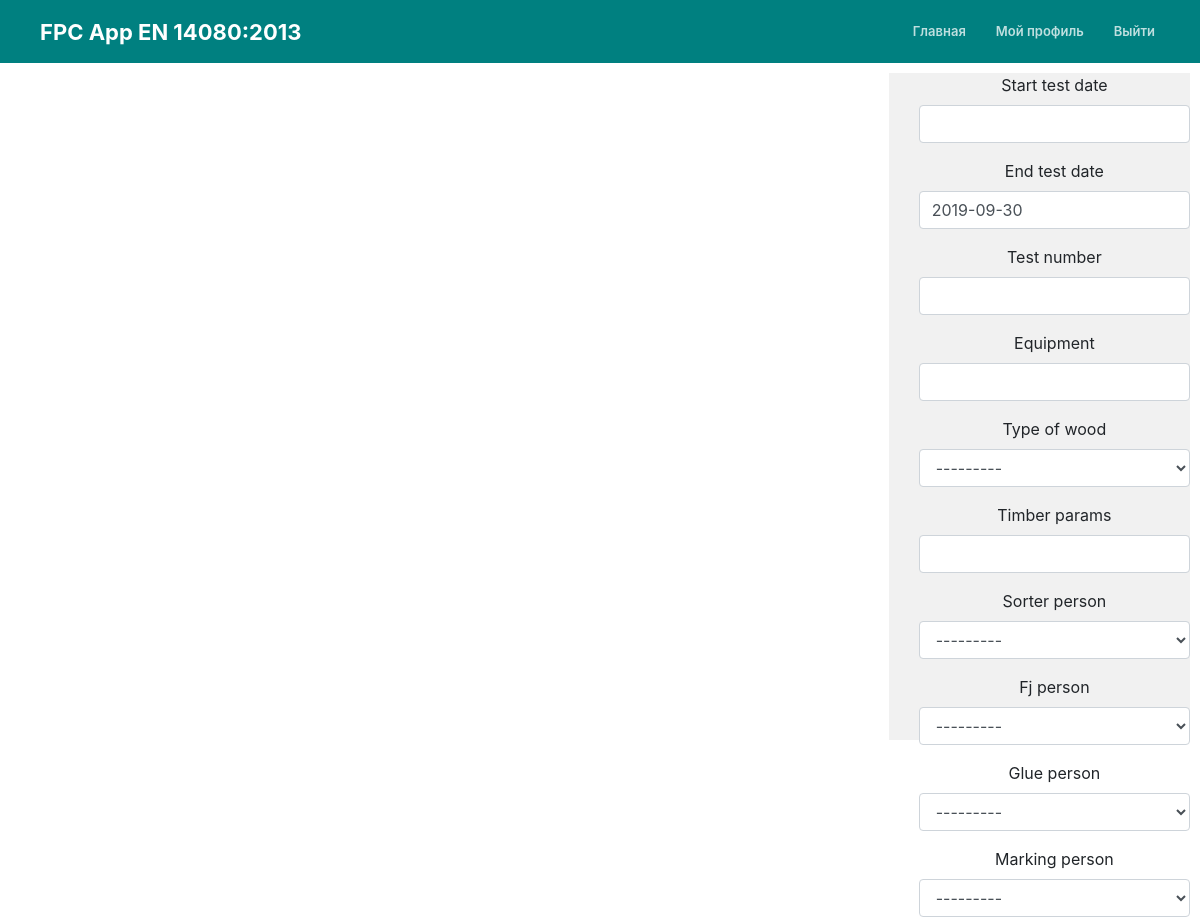
Before: /sheartestfilter/ (signed in, upper part) with the older database file.
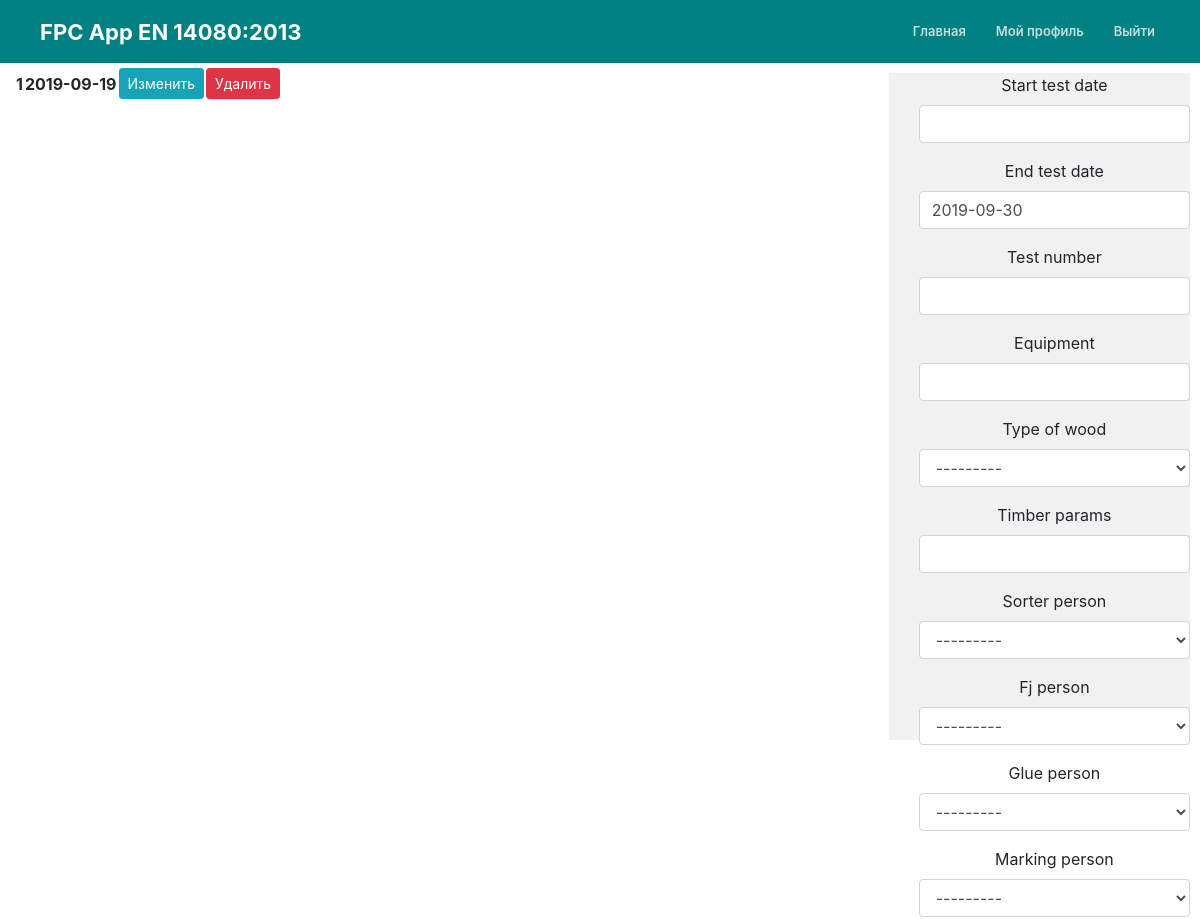
After: the same page with the newer database file.
### mainApp/models.py (models this page shows, shortened)
class TestShear(models.Model):
	test_date = models.DateField()
	test_time = models.TimeField(blank=True, null=True, default=None)
	test_number = models.IntegerField(default=def_sh_test_number)
	equipment = models.CharField(max_length=100, default=def_sh_equipment)
	type_of_wood = models.ForeignKey(Wood_types, on_delete=models.PROTECT, related_name='TestShear_type_of_wood', default=def_sh_type_of_wood)
	timber_params = models.CharField(max_length=100, default=def_sh_timber_params)
	sorter_person = models.ForeignKey(Person, on_delete=models.PROTECT, related_name='TestShear_sorter_person', default=def_sh_sorter_person)
	fj_person = models.ForeignKey(Person, on_delete=models.PROTECT, related_name='TestShear_fj_person', default=def_sh_fj_person)
	glue_person = models.ForeignKey(Person, on_delete=models.PROTECT, related_name='TestShear_glue_person', default=def_sh_glue_person)
	marking_person = models.ForeignKey(Person, on_delete=models.PROTECT, related_name='TestShear_marking_person', default=def_sh_marking_person)
	air_moisture = models.IntegerField(default=def_sh_air_moisture)
	wood_moisture = models.IntegerField(default=def_sh_wood_moisture)
	glue_temperature = models.IntegerField(blank=True, null=True, default=def_sh_glue_temperature)
	air_temperature = models.IntegerField(default=def_sh_air_temperature)
	wood_temperature = models.IntegerField(blank=True, null=True, default=def_sh_wood_temperature)
	glue = models.CharField(max_length=100, default=def_sh_glue)
	glue_batch_number = models.CharField(max_length=100, default=def_sh_glue_batch_number)
	glue_expiration_date = models.DateField(default=def_sh_glue_expiration_date)
	sample_thickness = models.IntegerField()
	sample_width = models.IntegerField()
	sample_length = models.IntegerField()
	glue_use_amount = models.IntegerField(default=def_sh_glue_use_amount)
	glue_harderner_amount = models.CharField(max_length=100, blank=True, default=def_sh_glue_harderner_amount)
	glue_pressure = models.FloatField(default=def_sh_glue_pressure)
	start_glue_time = models.TimeField(blank=True, null=True)
	end_glue_time = models.TimeField(blank=True, null=True)
	pressure_time = models.IntegerField(blank=True, null=True)
	time_of_testing = models.IntegerField(blank=True, null=True)
	number_of_layers = models.IntegerField()
	layer_ripped_percent_average = models.IntegerField()
	force_crash = models.FloatField()
	passed = models.BooleanField(default=False)
	comment = models.TextField(blank=True)
	photo = models.ImageField(upload_to='uploads', blank=True)
	author = models.ForeignKey(User, blank=True, null=True, on_delete=models.CASCADE)

### mainApp/views.py (the view)
# urls.py: path('sheartestfilter/', today_views.ShearTestfilterView, name='sheartestfilter'),
@login_required
def ShearTestfilterView(request):
	user = get_object_or_404(User, username=request.user.username)
	shear_tests = TestShear.objects.filter(author=user).order_by('test_number')
	if request.method == 'POST':
		form = ShearTestFilterForm(request.POST)
		if form.is_valid():
			if form.cleaned_data.get('start_test_date'):
				start_test_date = form.cleaned_data.get('start_test_date')
				delamination_tests = delamination_tests.filter(test_date__gte=start_test_date).order_by('test_number')
			if form.cleaned_data.get('end_test_date'):
				end_test_date = form.cleaned_data.get('end_test_date')
				delamination_tests = delamination_tests.filter(test_date__lte=end_test_date).order_by('test_number')
			if form.cleaned_data.get('test_number'):
				test_number = form.cleaned_data.get('test_number')
				delamination_tests = delamination_tests.filter(test_number=test_number).order_by('test_number')
			if form.cleaned_data.get('equipment'):
				equipment = form.cleaned_data.get('equipment')
				delamination_tests = delamination_tests.filter(equipment__iexact=equipment).order_by('test_number')
			if form.cleaned_data.get('type_of_wood'):
				type_of_wood = form.cleaned_data.get('type_of_wood')
				delamination_tests = delamination_tests.filter(type_of_wood=type_of_wood).order_by('test_number')
			if form.cleaned_data.get('timber_params'):
				timber_params = form.cleaned_data.get('timber_params')
				delamination_tests = delamination_tests.filter(timber_params__iexact=timber_params).order_by('test_number')
			if form.cleaned_data.get('sorter_person'):
				sorter_person = form.cleaned_data.get('sorter_person')
				delamination_tests = delamination_tests.filter(sorter_person=sorter_person).order_by('test_number')
			if form.cleaned_data.get('fj_person'):
				fj_person = form.cleaned_data.get('fj_person')
				delamination_tests = delamination_tests.filter(fj_person=fj_person).order_by('test_number')
			if form.cleaned_data.get('glue_person'):
				glue_person = form.cleaned_data.get('glue_person')
				delamination_tests = delamination_tests.filter(glue_person=glue_person).order_by('test_number')
			if form.cleaned_data.get('marking_person'):
				marking_person = form.cleaned_data.get('marking_person')
				delamination_tests = delamination_tests.filter(marking_person=marking_person).order_by('test_number')
			if form.cleaned_data.get('air_moisture_from'):
				air_moisture_from = form.cleaned_data.get('air_moisture_from')
				delamination_tests = delamination_tests.filter(air_moisture__gte=air_moisture_from).order_by('test_number')
			if form.cleaned_data.get('air_moisture_to'):
				air_moisture_to = form.cleaned_data.get('air_moisture_to')
				delamination_tests = delamination_tests.filter(air_moisture__lte=air_moisture_to).order_by('test_number')
			if form.cleaned_data.get('wood_moisture_from'):
				wood_moisture_from = form.cleaned_data.get('wood_moisture_from')
				delamination_tests = delamination_tests.filter(wood_moisture__gte=wood_moisture_from).order_by('test_number')
			if form.cleaned_data.get('wood_moisture_to'):
				wood_moisture_to = form.cleaned_data.get('wood_moisture_to')
				delamination_tests = delamination_tests.filter(wood_moisture__lte=wood_moisture_to).order_by('test_number')
			if form.cleaned_data.get('glue_harderner_amount'):
				glue_harderner_amount = form.cleaned_data.get('glue_harderner_amount')
				delamination_tests = delamination_tests.filter(glue_harderner_amount__iexact=glue_harderner_amount).order_by('test_number')
			if form.cleaned_data.get('air_temperature_from'):
				air_temperature_from = form.cleaned_data.get('air_temperature_from')
				delamination_tests = delamination_tests.filter(air_temperature__gte=air_temperature_from).order_by('test_number')
			if form.cleaned_data.get('air_temperature_to'):
				air_temperature_to = form.cleaned_data.get('air_temperature_to')
				delamination_tests = delamination_tests.filter(air_temperature__lte=air_temperature_to).order_by('test_number')
			if form.cleaned_data.get('wood_temperature_from'):
				wood_temperature_from = form.cleaned_data.get('wood_temperature_from')
				delamination_tests = delamination_tests.filter(wood_temperature__gte=wood_temperature_from).order_by('test_number')
			if form.cleaned_data.get('wood_temperature_to'):
				wood_temperature_to = form.cleaned_data.get('wood_temperature_to')
				delamination_tests = delamination_tests.filter(wood_temperature__lte=wood_temperature_to).order_by('test_number')
			if form.cleaned_data.get('glue'):
				glue = form.cleaned_data.get('glue')
				delamination_tests = delamination_tests.filter(glue__iexact=glue).order_by('test_number')
			if form.cleaned_data.get('glue_batch_number'):
				glue_batch_number = form.cleaned_data.get('glue_batch_number')
				delamination_tests = delamination_tests.filter(glue_batch_number=glue_batch_number).order_by('test_number')
			if form.cleaned_data.get('start_glue_expiration_date'):
				start_glue_expiration_date = form.cleaned_data.get('start_glue_expiration_date')
				delamination_tests = delamination_tests.filter(glue_expiration_date__gte=start_glue_expiration_date).order_by('test_number')
			if form.cleaned_data.get('end_glue_expiration_date'):
				end_glue_expiration_date = form.cleaned_data.get('end_glue_expiration_date')
				delamination_tests = delamination_tests.filter(glue_expiration_date__lte=end_glue_expiration_date).order_by('test_number')
			if form.cleaned_data.get('sample_thickness_from'):
				sample_thickness_from = form.cleaned_data.get('sample_thickness_from')
				delamination_tests = delamination_tests.filter(sample_thickness__gte=sample_thickness_from).order_by('test_number')
			if form.cleaned_data.get('sample_thickness_to'):
				sample_thickness_to = form.cleaned_data.get('sample_thickness_to')
				delamination_tests = delamination_tests.filter(sample_thickness__lte=sample_thickness_to).order_by('test_number')
			if form.cleaned_data.get('sample_width_from'):
				sample_width_from = form.cleaned_data.get('sample_width_from')
				delamination_tests = delamination_tests.filter(sample_width__gte=sample_width_from).order_by('test_number')
			if form.cleaned_data.get('sample_width_to'):
				sample_width_to = form.cleaned_data.get('sample_width_to')
				delamination_tests = delamination_tests.filter(sample_width__lte=sample_width_to).order_by('test_number')
			if form.cleaned_data.get('sample_length_from'):
				sample_length_from = form.cleaned_data.get('sample_length_from')
				delamination_tests = delamination_tests.filter(sample_length__gte=sample_length_from).order_by('test_number')
			if form.cleaned_data.get('sample_length_to'):
				sample_length_to = form.cleaned_data.get('sample_length_to')
				delamination_tests = delamination_tests.filter(sample_length__lte=sample_length_to).order_by('test_number')
			if form.cleaned_data.get('glue_use_amount_from'):
				glue_use_amount_from = form.cleaned_data.get('glue_use_amount_from')
				delamination_tests = delamination_tests.filter(glue_use_amount__gte=glue_use_amount_from).order_by('test_number')
			if form.cleaned_data.get('glue_use_amount_to'):
				glue_use_amount_to = form.cleaned_data.get('glue_use_amount_to')
				delamination_tests = delamination_tests.filter(glue_use_amount__lte=glue_use_amount_to).order_by('test_number')
			if form.cleaned_data.get('glue_pressure_from'):
				glue_pressure_from = form.cleaned_data.get('glue_pressure_from')
				delamination_tests = delamination_tests.filter(glue_pressure__gte=glue_pressure_from).order_by('test_number')
			if form.cleaned_data.get('glue_pressure_to'):
				glue_pressure_to = form.cleaned_data.get('glue_pressure_to')
				delamination_tests = delamination_tests.filter(glue_pressure__lte=glue_pressure_to).order_by('test_number')
			if form.cleaned_data.get('start_glue_time_from'):
				start_glue_time_from = form.cleaned_data.get('start_glue_time_from')
				delamination_tests = delamination_tests.filter(start_glue_time__gte=start_glue_time_from).order_by('test_number')
			if form.cleaned_data.get('start_glue_time_to'):
				start_glue_time_to = form.cleaned_data.get('start_glue_time_to')
				delamination_tests = delamination_tests.filter(start_glue_time__lte=start_glue_time_to).order_by('test_number')
			if form.cleaned_data.get('pressure_time_from'):
				pressure_time_from = form.cleaned_data.get('pressure_time_from')
				delamination_tests = delamination_tests.filter(pressure_time__gte=pressure_time_from).order_by('test_number')
			if form.cleaned_data.get('pressure_time_to'):
				pressure_time_to = form.cleaned_data.get('pressure_time_to')
				delamination_tests = delamination_tests.filter(pressure_time__lte=pressure_time_to).order_by('test_number')
			if form.cleaned_data.get('layer_ripped_percent_average_from'):
				layer_ripped_percent_average_from = form.cleaned_data.get('layer_ripped_percent_average_from')
				delamination_tests = delamination_tests.filter(layer_ripped_percent_average__gte=layer_ripped_percent_average_from).order_by('test_number')
			if form.cleaned_data.get('layer_ripped_percent_average_to'):
				layer_ripped_percent_average_to = form.cleaned_data.get('layer_ripped_percent_average_to')
				delamination_tests = delamination_tests.filter(layer_ripped_percent_average__lte=layer_ripped_percent_average_to).order_by('test_number')
			if form.cleaned_data.get('force_crash_from'):
				force_crash_from = form.cleaned_data.get('force_crash_from')
				delamination_tests = delamination_tests.filter(force_crash__gte=force_crash_from).order_by('test_number')
			if form.cleaned_data.get('force_crash_to'):
				force_crash_to = form.cleaned_data.get('force_crash_to')
				delamination_tests = delamination_tests.filter(force_crash__lte=force_crash_to).order_by('test_number')
			if form.cleaned_data.get('passed_true'):
				delamination_tests = delamination_tests.filter(passed=True).order_by('test_number')
			if form.cleaned_data.get('passed_false'):
				delamination_tests = delamination_tests.filter(passed=False).order_by('test_number')
			if form.cleaned_data.get('comment'):
				comment = form.cleaned_data.get('comment')
				delamination_tests = delamination_tests.filter(comment__icontains=comment).order_by('test_number')
	else:
		form = ShearTestFilterForm()
	return render(request, 'mainApp/shear_testsfilter.html', {'shear_tests': shear_tests,
		'form': form, })

### mainApp/models.py (called while the page is built)
def def_sh_equipment():
	try:
		last_sheartests = TestShear.objects.all().order_by('-test_date', '-test_number', '-test_time').first()
		return last_sheartests.equipment
	except: return None

def def_sh_glue():
	try:
		last_sheartests = TestShear.objects.all().order_by('-test_date', '-test_number', '-test_time').first()
		return last_sheartests.glue
	except: return None

def def_sh_glue_harderner_amount():
	try:
		last_sheartests = TestShear.objects.all().order_by('-test_date', '-test_number', '-test_time').first()
		return last_sheartests.glue_harderner_amount
	except: return None

def def_sh_test_number():
	try:
		last_sheartests = TestShear.objects.all().order_by('-test_date', '-test_number', '-test_time').first()
		return (int(last_sheartests.test_number) + 1)
	except: return None

def def_sh_type_of_wood():
	try:
		last_sheartests = TestShear.objects.all().order_by('-test_date', '-test_number', '-test_time').first()
		return last_sheartests.type_of_wood
	except: return None

def def_sh_glue_pressure():
	try:
		last_sheartests = TestShear.objects.all().order_by('-test_date', '-test_number', '-test_time').first()
		return last_sheartests.glue_pressure
	except: return None

### mainApp/templates/mainApp/shear_testsfilter.html (shortened to what this page needs)
{% extends "mainApp/today.html" %}
{% load crispy_forms_tags %}
{% load bootstrap4 %}
{% block content %}
 <div class="content-section tabletoday">
    {% for test in shear_tests %}
    <table class="content-section tabletoday">
        <th>{{ test.test_number }}</th>
        <th>{{ test.test_date|date:"Y-m-d" }}</th>
        <th><a class="btn btn-info btn-sm mt-1 mb-1" href="{% url 'shear-test-update' test.id %}">Изменить</a></th>
        <th><a class="btn btn-danger btn-sm mt-1 mb-1" href="{% url 'shear-test-delete' test.id %}">Удалить</a></th>
    </table>
    {% endfor %}
</div>
{% endblock content %}
{% block sidebar %}
<form method="POST" action="{% url 'sheartestfilter' %}">
    <th>
    {{ form|crispy }}
    </th>
</form>
{% endblock sidebar %}

Changed rows visible on the page:
added TestShear: test_number "1", test_date "2019-09-19"
